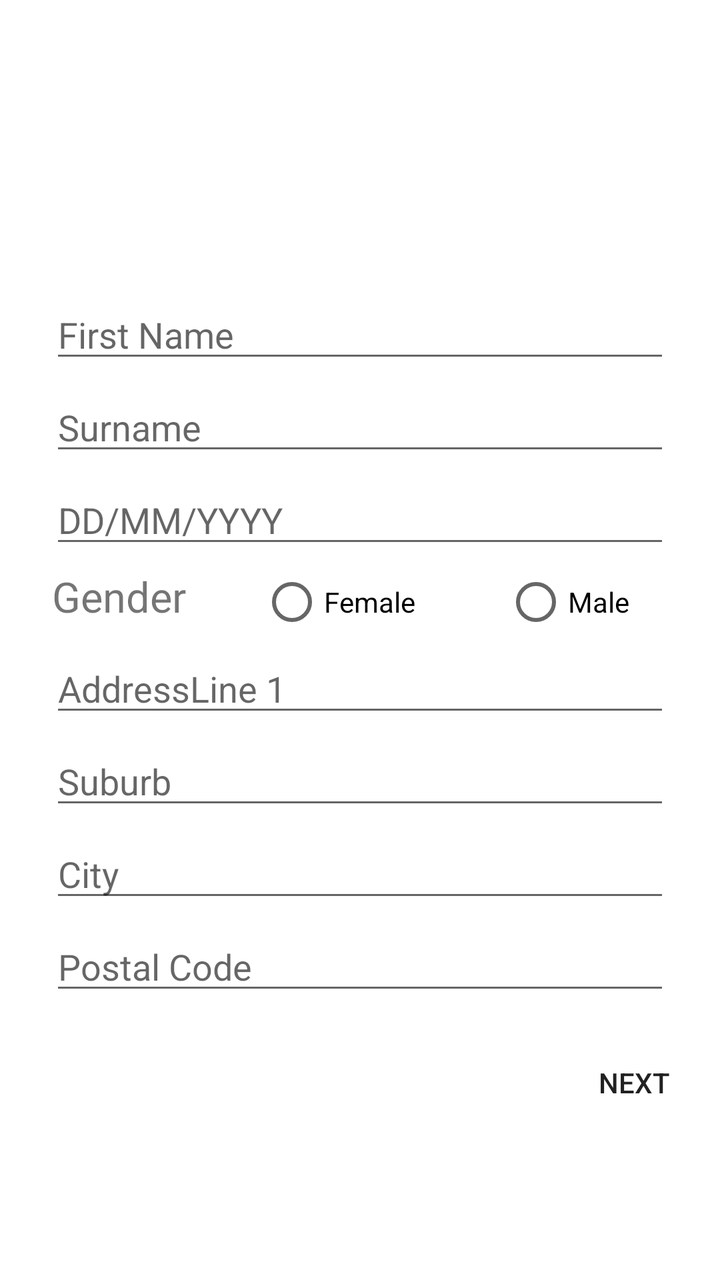
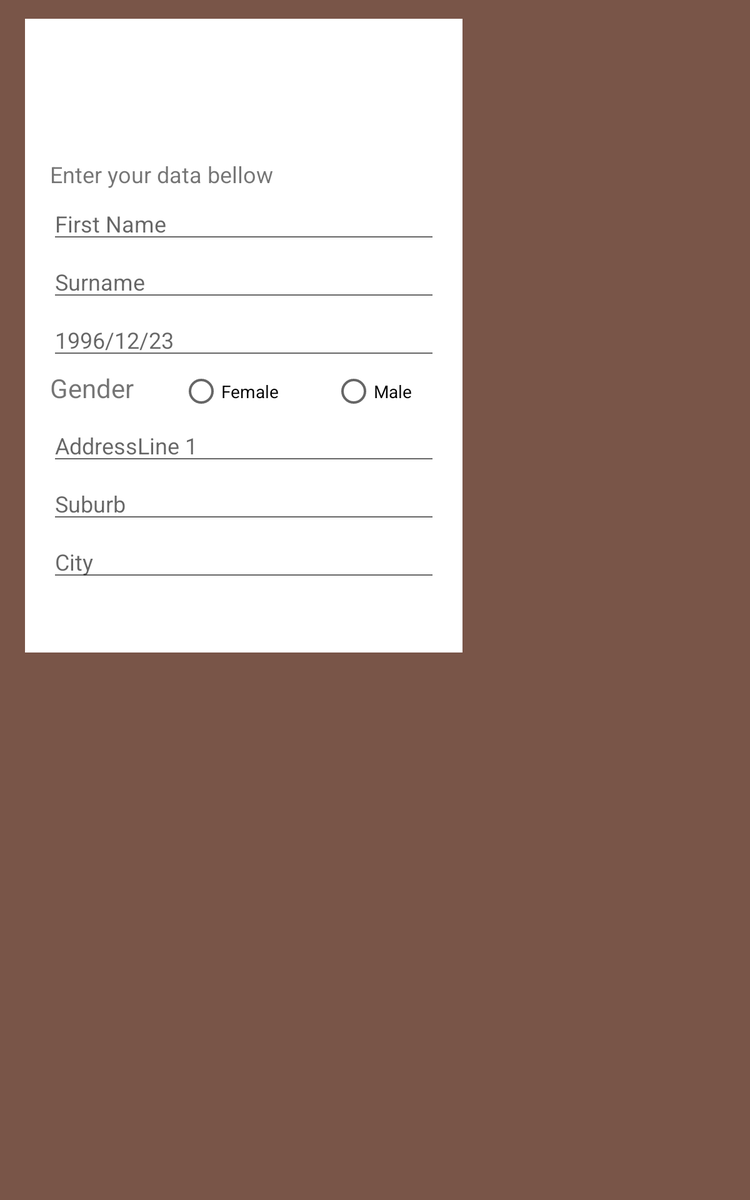

Compare how this app lays out the same screen by default and in its alternative resource folder. The renders come first, then the two layout files and the values they reference.
<!-- AndroidManifest.xml: application theme AppTheme -->
<!-- res/layout/activity_slide_one.xml -->
<?xml version="1.0" encoding="utf-8"?>
<LinearLayout xmlns:android="http://schemas.android.com/apk/res/android"
    xmlns:app="http://schemas.android.com/apk/res-auto"
    xmlns:tools="http://schemas.android.com/tools"
    android:layout_width="match_parent"
    android:layout_height="match_parent"
    android:orientation="vertical"
    android:background="#fff"
    tools:context="com.divide.ibitech.divide_ibitech.Login">

    <RelativeLayout
        android:layout_width="350dp"
        android:layout_height="575dp"
        android:layout_gravity="center"
        android:layout_marginTop="40dp"
        android:background="@android:color/white">


        <ImageView
            android:id="@+id/imglogo"
            android:layout_width="100sp"
            android:layout_height="100sp"
            android:layout_centerHorizontal="true"
            android:src="@drawable/logo2" />


        <EditText
            android:id="@+id/Fname"
            android:layout_width="322sp"
            android:layout_height="wrap_content"
            android:layout_alignParentLeft="true"
            android:layout_alignParentStart="true"
            android:layout_below="@id/imglogo"
            android:layout_marginLeft="20sp"
            android:layout_marginRight="20sp"
            android:layout_marginTop="5sp"
            android:hint="First Name"
            android:inputType="textPersonName"
            android:text=""

            />

        <EditText
            android:id="@+id/Surname"
            android:layout_width="322sp"
            android:layout_height="wrap_content"
            android:layout_alignParentLeft="true"
            android:layout_alignParentStart="true"
            android:layout_below="@id/Fname"
            android:layout_marginLeft="20sp"
            android:layout_marginRight="20sp"
            android:layout_marginTop="5sp"
            android:hint="Surname"
            android:inputType="textPersonName"
            android:text=""

            />

        <EditText
            android:id="@+id/Dob"
            android:layout_width="322sp"
            android:layout_height="wrap_content"
            android:layout_alignParentLeft="true"
            android:layout_alignParentStart="true"
            android:layout_below="@id/Surname"
            android:layout_marginLeft="20sp"
            android:layout_marginRight="20sp"
            android:layout_marginTop="5sp"
            android:hint="DD/MM/YYYY"
            android:text=""

            />

        <TextView
            android:id="@+id/Gender"
            android:layout_width="wrap_content"
            android:layout_height="wrap_content"
            android:layout_alignParentLeft="true"
            android:layout_alignParentStart="true"
            android:layout_below="@id/Dob"
            android:layout_marginLeft="21sp"
            android:layout_marginRight="20sp"
            android:layout_marginTop="5sp"
            android:text="Gender"
            android:textSize="21sp" />

        <RadioButton
            android:id="@+id/female"
            android:layout_width="wrap_content"
            android:layout_height="wrap_content"
            android:layout_alignBaseline="@id/Gender"
            android:layout_alignBottom="@id/Gender"
            android:layout_alignLeft="@id/imglogo"
            android:layout_alignStart="@id/imglogo"
            android:text="Female" />

        <RadioButton
            android:id="@+id/male"
            android:layout_width="wrap_content"
            android:layout_height="wrap_content"
            android:layout_alignBaseline="@+id/female"
            android:layout_alignBottom="@+id/female"
            android:layout_marginLeft="22dp"
            android:layout_marginStart="22dp"
            android:layout_toEndOf="@+id/imglogo"
            android:layout_toRightOf="@+id/imglogo"
            android:text="Male" />

        <EditText
            android:id="@+id/address1"
            android:layout_width="322sp"
            android:layout_height="wrap_content"
            android:layout_alignParentLeft="true"
            android:layout_alignParentStart="true"
            android:layout_below="@id/male"
            android:layout_marginLeft="20sp"
            android:layout_marginRight="20sp"
            android:layout_marginTop="5sp"
            android:hint="AddressLine 1"
            android:inputType="text"
            android:text=""

            />

        <EditText
            android:id="@+id/suburb"
            android:layout_width="322sp"
            android:layout_height="wrap_content"
            android:layout_alignParentLeft="true"
            android:layout_alignParentStart="true"
            android:layout_below="@id/address1"
            android:layout_marginLeft="20sp"
            android:layout_marginRight="20sp"
            android:layout_marginTop="5sp"
            android:hint="Suburb"
            android:inputType="text"
            android:text=""

            />

        <EditText
            android:id="@+id/City"
            android:layout_width="322sp"
            android:layout_height="wrap_content"
            android:layout_alignParentLeft="true"
            android:layout_alignParentStart="true"
            android:layout_below="@id/suburb"
            android:layout_marginLeft="20sp"
            android:layout_marginRight="20sp"
            android:layout_marginTop="5sp"
            android:hint="City"
            android:inputType="text"
            android:text=""
            />
        <EditText
            android:id="@+id/postalCode"
            android:layout_width="322sp"
            android:layout_height="wrap_content"
            android:layout_alignParentLeft="true"
            android:layout_alignParentStart="true"
            android:layout_below="@id/City"
            android:layout_marginLeft="20sp"
            android:layout_marginRight="20sp"
            android:layout_marginTop="5sp"
            android:layout_marginBottom="15dp"
            android:hint="Postal Code"
            android:inputType="number"
            android:text=""
            />


        <android.support.v7.widget.AppCompatButton
            android:id="@+id/btnNext"
            android:background="@drawable/buttonstyle"
            android:layout_width="wrap_content"
            android:layout_height="wrap_content"
            android:layout_alignLeft="@+id/male"
            android:layout_alignStart="@+id/male"
            android:layout_below="@+id/postalCode"
            android:layout_marginLeft="27dp"
            android:layout_marginStart="27dp"
            android:text="Next" />
    </RelativeLayout>

</LinearLayout>
<!-- resources referenced by this layout -->
<resources>
  <style name="AppTheme" parent="Theme.AppCompat.Light.DarkActionBar">
          
          <item name="colorPrimary">@color/colorPrimary</item>
          <item name="colorPrimaryDark">@color/colorPrimaryDark</item>
          <item name="colorAccent">@color/colorAccent</item>
  
  
          
      </style>
  <color name="colorPrimary">#3F51B5</color>
  <color name="colorPrimaryDark">#303F9F</color>
  <color name="colorAccent">#FF4081</color>
</resources>
<!-- res/layout-large/activity_slide_one.xml (the author's variant of the layout above) -->
<!-- drawn on a 7-inch tablet held upright -->
<?xml version="1.0" encoding="utf-8"?>
<LinearLayout xmlns:android="http://schemas.android.com/apk/res/android"
    xmlns:app="http://schemas.android.com/apk/res-auto"
    xmlns:tools="http://schemas.android.com/tools"
    android:layout_width="match_parent"
    android:layout_height="match_parent"
    android:orientation="vertical"
    android:background="#795548"
    tools:context="com.divide.ibitech.divide_ibitech.Login">
<RelativeLayout
    android:layout_width="350dp"
    android:layout_height="507dp"
    android:layout_marginTop="15dp"

    android:layout_marginStart="20dp"
    android:layout_marginLeft="25dp"
    android:background="@android:color/white">
    <ImageView
        android:id="@+id/imglogo"
        android:layout_height="100sp"
        android:layout_width="100sp"
        android:layout_centerHorizontal="true"
        android:src ="@drawable/logo2"
        />
<TextView
    android:id="@+id/textview"
    android:layout_width="wrap_content"
    android:layout_height="wrap_content"
    android:layout_below="@+id/imglogo"
    android:layout_marginLeft="20sp"
    android:layout_marginRight="40sp"
    android:layout_marginTop="12sp"
    android:gravity="center_horizontal"
    android:text="Enter your data bellow"
    android:textSize="18sp"


/>

    <EditText
        android:id="@+id/Fname"
        android:layout_width="322sp"
        android:layout_height="wrap_content"
        android:layout_alignParentLeft="true"
        android:layout_alignParentStart="true"
        android:layout_below="@id/textview"
        android:layout_marginRight="20sp"
        android:layout_marginLeft="20sp"
        android:layout_marginTop="5sp"
        android:hint="First Name"
        android:text=""

/>
    <EditText
        android:id="@+id/Surname"
        android:layout_width="322sp"
        android:layout_height="wrap_content"
        android:layout_alignParentLeft="true"
        android:layout_alignParentStart="true"
        android:layout_below="@id/Fname"
        android:layout_marginRight="20sp"
        android:layout_marginLeft="20sp"
        android:layout_marginTop="5sp"
        android:hint="Surname"
        android:text=""

        />

    <EditText
        android:id="@+id/Dob"
        android:layout_width="322sp"
        android:layout_height="wrap_content"
        android:layout_alignParentLeft="true"
        android:layout_alignParentStart="true"
        android:layout_below="@id/Surname"
        android:layout_marginRight="20sp"
        android:layout_marginLeft="20sp"
        android:layout_marginTop="5sp"
        android:hint="1996/12/23"
        android:text=""

        />
    <TextView
        android:id="@+id/Gender"
        android:layout_height="wrap_content"
        android:layout_width="wrap_content"
        android:layout_alignParentLeft="true"
        android:layout_alignParentStart="true"
        android:layout_below="@id/Dob"
        android:layout_marginRight="20sp"
        android:layout_marginLeft="20sp"
        android:layout_marginTop="5sp"
        android:text="Gender"
        android:textSize="21sp"
/>
    <RadioButton
        android:id="@+id/female"
        android:layout_width="wrap_content"
        android:layout_height="wrap_content"
        android:layout_alignBaseline="@id/Gender"
        android:layout_alignBottom="@id/Gender"
        android:layout_alignLeft="@id/imglogo"
        android:text="Female"
        android:layout_alignStart="@id/imglogo"
/>

    <RadioButton
        android:id="@+id/male"
        android:layout_width="wrap_content"
        android:layout_height="wrap_content"

        android:layout_alignBaseline="@+id/female"
        android:layout_alignBottom="@+id/female"
        android:layout_marginLeft="22dp"
        android:layout_marginStart="22dp"
        android:layout_toEndOf="@+id/imglogo"
        android:layout_toRightOf="@+id/imglogo"
        android:text="Male"

        />
    <EditText
        android:id="@+id/address1"
        android:layout_width="322sp"
        android:layout_height="wrap_content"
        android:layout_alignParentLeft="true"
        android:layout_alignParentStart="true"
        android:layout_below="@id/male"
        android:layout_marginRight="20sp"
        android:layout_marginLeft="20sp"
        android:layout_marginTop="5sp"
        android:hint="AddressLine 1"
        android:text=""

        />
    <EditText
        android:id="@+id/address2"
        android:layout_width="322sp"
        android:layout_height="wrap_content"
        android:layout_alignParentLeft="true"
        android:layout_alignParentStart="true"
        android:layout_below="@id/address1"
        android:layout_marginRight="20sp"
        android:layout_marginLeft="20sp"
        android:layout_marginTop="5sp"
        android:hint="Suburb"
        android:text=""

        />
    <EditText
        android:id="@+id/City"
        android:layout_width="322sp"
        android:layout_height="wrap_content"
        android:layout_alignParentLeft="true"
        android:layout_alignParentStart="true"
        android:layout_below="@id/address2"
        android:layout_marginRight="20sp"
        android:layout_marginLeft="20sp"
        android:layout_marginTop="5sp"
        android:hint="City"
        android:text=""

        />
    ></RelativeLayout>

</LinearLayout>
